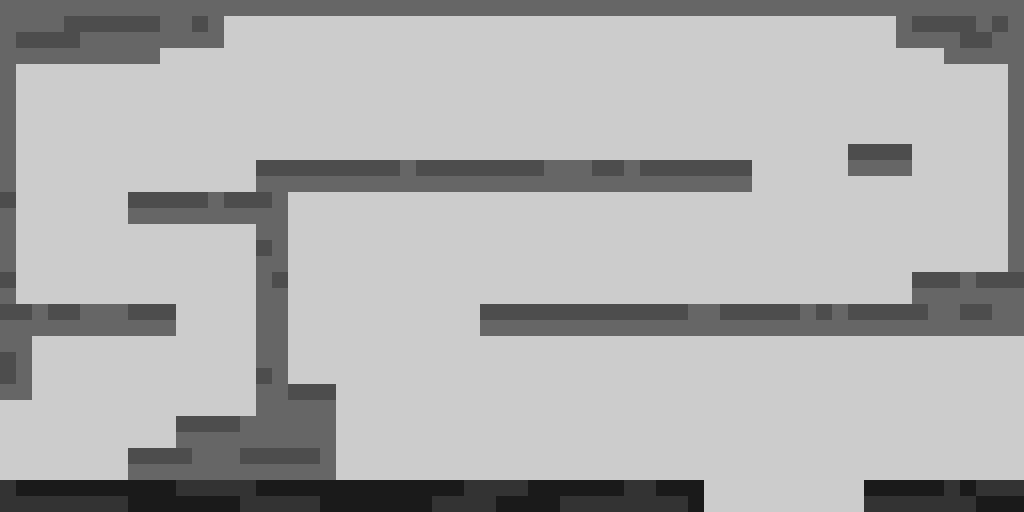

This game map was drawn from its Tiled (.tmx) file and the tilesets committed beside it. A one-line description and the trimmed map source follow:
An orthogonal 64x32 tile map with 16x16 px tiles, 2 tile layers (BG, GROUND).

<map version="1.9" tiledversion="1.9.2" orientation="orthogonal" renderorder="right-down" width="64" height="32" tilewidth="16" tileheight="16" infinite="0" nextlayerid="3" nextobjectid="1">
 <tileset firstgid="1" name="GB2" tilewidth="16" tileheight="16" tilecount="36" columns="6">
  <image source="images/GrayBox.png" width="96" height="96" />
 </tileset>
 <layer id="1" name="BG" width="64" height="32">
  <data>[2048 cells, 2048 non-empty, 4 distinct tile ids]</data>
 </layer>
 <layer id="2" name="GROUND" width="64" height="32">
  <data>[2048 cells, 537 non-empty, 9 distinct tile ids]</data>
 </layer>
</map>